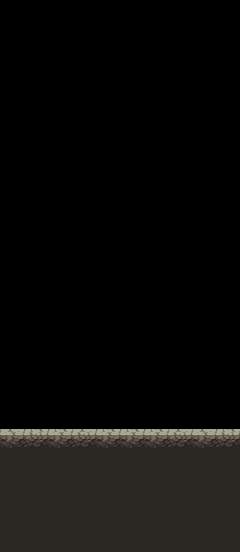

A level layout from a 2D game, rendered from its tile map. Below: a short description, then the map file with its tile-grid data intact:
An orthogonal 10x23 tile map with 24x24 px tiles, 3 tile layers (Background, Decoration, Ground) and 3 objects (2x PickUp, Rock).

<map version="1.9" tiledversion="1.9.0" orientation="orthogonal" renderorder="right-down" width="10" height="23" tilewidth="24" tileheight="24" infinite="0" nextlayerid="6" nextobjectid="15">
 <tileset firstgid="1" source="../Tileset/TileSet.tsx" />
 <layer id="2" name="Background" width="10" height="23">
  <data encoding="csv">
0,0,0,0,0,0,0,0,0,0,
0,0,0,0,0,0,0,0,0,0,
0,0,0,0,0,0,0,0,0,0,
0,0,0,0,0,0,0,0,0,0,
0,0,0,0,0,0,0,0,0,0,
0,0,0,0,0,0,0,0,0,0,
0,0,0,0,0,0,0,0,0,0,
0,0,0,0,0,0,0,0,0,0,
0,0,0,0,0,0,0,0,0,0,
0,0,0,0,0,0,0,0,0,0,
0,0,0,0,0,0,0,0,0,0,
0,0,0,0,0,0,0,0,0,0,
0,0,0,0,0,0,0,0,0,0,
0,0,0,0,0,0,0,0,0,0,
0,0,0,0,0,0,0,0,0,0,
0,0,0,0,0,0,0,0,0,0,
0,0,0,0,0,0,0,0,0,0,
0,0,0,0,0,0,0,0,0,0,
44,44,44,44,44,44,44,44,44,44,
44,44,44,44,44,44,44,44,44,44,
44,44,44,44,44,44,44,44,44,44,
44,44,44,44,44,44,44,44,44,44,
44,44,44,44,44,44,44,44,44,44
</data>
 </layer>
 <layer id="5" name="Decoration" width="10" height="23">
  <data encoding="csv">
0,0,0,0,0,0,0,0,0,0,
0,0,0,0,0,0,0,0,0,0,
0,0,0,0,0,0,0,0,0,0,
0,0,0,0,0,0,0,0,0,0,
0,0,0,0,0,0,0,0,0,0,
0,0,0,0,0,0,0,0,0,0,
0,0,0,0,0,0,0,0,0,0,
0,0,0,0,0,0,0,0,0,0,
0,0,0,0,0,0,0,0,0,0,
0,0,0,0,0,0,0,0,0,0,
0,0,0,0,0,0,0,0,0,0,
0,0,0,0,0,0,0,0,0,0,
0,0,0,0,0,0,0,0,0,0,
0,0,0,0,0,0,0,0,0,0,
0,0,0,0,0,0,0,0,0,0,
0,0,0,0,0,0,0,0,0,0,
0,0,0,0,0,0,0,0,0,0,
0,0,0,0,0,0,0,0,0,0,
0,0,0,0,0,0,0,0,0,0,
0,0,0,0,0,0,0,0,0,0,
0,0,0,0,0,0,0,0,0,0,
0,0,0,0,0,0,0,0,0,0,
0,0,0,0,0,0,0,0,0,0
</data>
 </layer>
 <layer id="1" name="Ground" width="10" height="23">
  <data encoding="csv">
0,0,0,0,0,0,0,0,0,0,
0,0,0,0,0,0,0,0,0,0,
0,0,0,0,0,0,0,0,0,0,
0,0,0,0,0,0,0,0,0,0,
0,0,0,0,0,0,0,0,0,0,
0,0,0,0,0,0,0,0,0,0,
0,0,0,0,0,0,0,0,0,0,
0,0,0,0,0,0,0,0,0,0,
0,0,0,0,0,0,0,0,0,0,
0,0,0,0,0,0,0,0,0,0,
0,0,0,0,0,0,0,0,0,0,
0,0,0,0,0,0,0,0,0,0,
0,0,0,0,0,0,0,0,0,0,
0,0,0,0,0,0,0,0,0,0,
0,0,0,0,0,0,0,0,0,0,
0,0,0,0,0,0,0,0,0,0,
0,0,0,0,0,0,0,0,0,0,
8,7,7,8,7,7,7,8,8,7,
28,29,28,29,28,28,28,29,28,29,
0,0,0,0,0,0,0,0,0,0,
0,0,0,0,0,0,0,0,0,0,
0,0,0,0,0,0,0,0,0,0,
0,0,0,0,0,0,0,0,0,0
</data>
 </layer>
 <objectgroup color="#5500ff" id="3" name="Rock">
  <object id="11" name="Rock" x="120" y="432">
   <point />
  </object>
 </objectgroup>
 <objectgroup color="#ffaa00" id="4" name="PickUp">
  <object id="13" name="PickUp" x="156" y="396">
   <point />
  </object>
  <object id="14" name="PickUp" x="120" y="372">
   <point />
  </object>
 </objectgroup>
</map>
